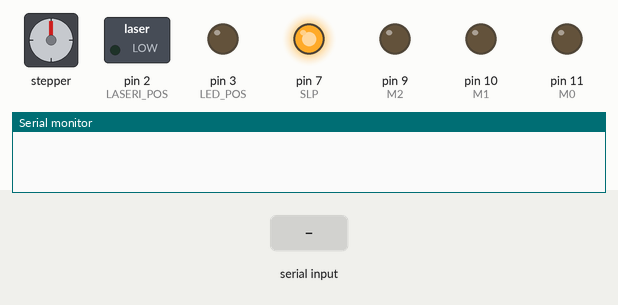
Simulated run of this sketch. Board: Arduino Uno, built with avr-gcc and run on an emulated ATmega328P. Parts: stepper motor, switched loads named in the sketch (green lamp = pin HIGH), output pins drawn as LEDs (lit = HIGH), the last lines printed to the serial monitor. Wiring (inferred from the names in the program): stepper motor driver (200 steps per turn assumed): step pin 6; direction pin 5; enable pin 12. Inputs (shaded band) come from the test bench. Pins used as bus, display or sensor lines are not drawn.

Above: at 1.2 s.
1.3 s: byte 4 (4) received over Serial
At 2.5 s:
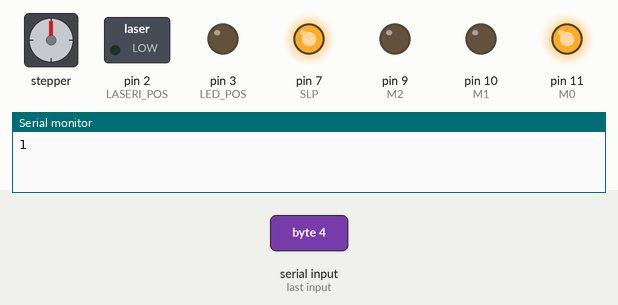
2.8 s: byte 5 (5) received over Serial
At 3.9 s:
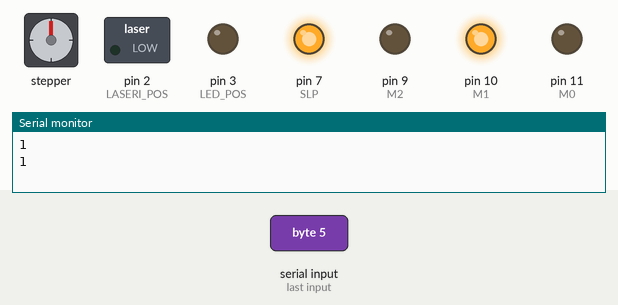
4.3 s: byte 6 (6) received over Serial
At 5.0 s:
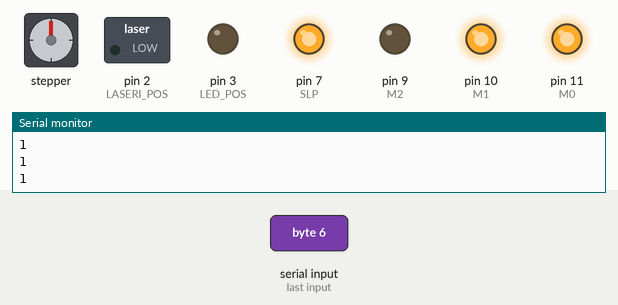
5.8 s: byte 7 (7) received over Serial
At 6.1 s:
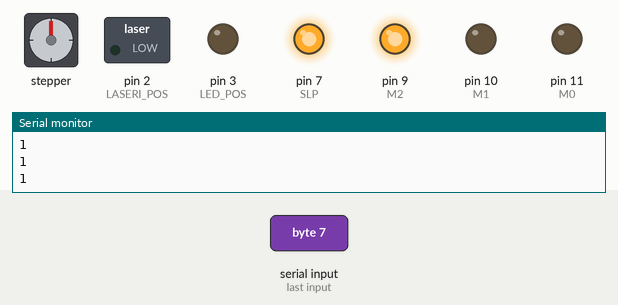
7.3 s: byte 8 (8) received over Serial
At 8.5 s:
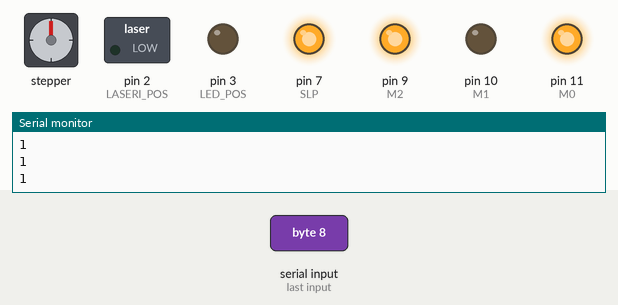
8.8 s: byte 11 (11) received over Serial
At 9.6 s:
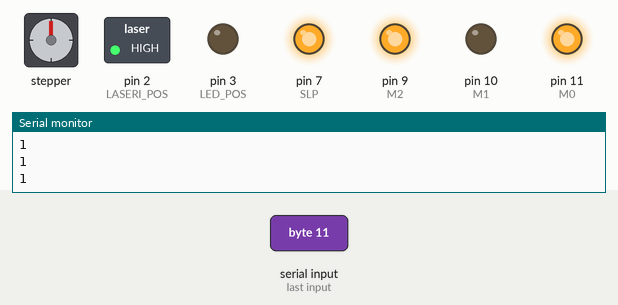
Timing chart, 0 to 11.3 s (numbered marks = the images above; inputs shaded):
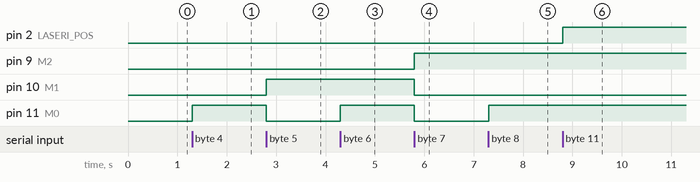

The sketch:

CODIGOARDUINO.ino
```cpp
#define LASERI_POS 2
#define LED_POS 3
#define DIR 5
#define STEP 6
#define SLP 7
#define RST 8
#define M2 9
#define M1 10
#define M0 11
#define EN 12

String data_send;
int data_input = -1;
int vel = 200;

void setup() {
  // put your setup code here, to run once:
  Serial.begin(9600);
  Serial.setTimeout(50);
  pinMode(DIR, OUTPUT);
  pinMode(STEP, OUTPUT);
  pinMode(SLP, OUTPUT);
  pinMode(RST, OUTPUT);
  pinMode(M0, OUTPUT);
  pinMode(M1, OUTPUT);
  pinMode(M2, OUTPUT);
  pinMode(EN, OUTPUT);
  pinMode(LASERI_POS, OUTPUT);
  pinMode(LED_POS, OUTPUT);

  digitalWrite(EN, LOW);
  digitalWrite(M0, LOW);
  digitalWrite(M1, LOW);
  digitalWrite(M2, LOW);

  digitalWrite(LASERI_POS, LOW);
  digitalWrite(LED_POS, LOW);

  digitalWrite(RST, HIGH);
  digitalWrite(SLP, HIGH);
  digitalWrite(DIR, HIGH);
  Serial.flush();
}

void loop() {

  if (Serial.available() > 0) {
    /* "Leemos el dato enviado desde PC"*/

    data_input = Serial.read();


    switch (data_input) {
      case 1:
        digitalWrite(EN, LOW);
        digitalWrite(STEP, HIGH);
        delay(vel);
        digitalWrite(STEP, LOW);
        delay(vel);
        Serial.println(1);
        break;
      case 3:
        digitalWrite(M0, LOW);
        digitalWrite(M1, LOW);
        digitalWrite(M2, LOW);
        Serial.println(1);
        break;
      case 4:
        digitalWrite(M0, HIGH);
        digitalWrite(M1, LOW);
        digitalWrite(M2, LOW);
        Serial.println(1);
        break;
      case 5:
        digitalWrite(M0, LOW);
        digitalWrite(M1, HIGH);
        digitalWrite(M2, LOW);
        Serial.println(1);
        break;
      case 6:
        digitalWrite(M0, HIGH);
        digitalWrite(M1, HIGH);
        digitalWrite(M2, LOW);
        Serial.println(1);
        break;
      case 7:
        digitalWrite(M0, LOW);
        digitalWrite(M1, LOW);
        digitalWrite(M2, HIGH);
        Serial.println(1);
        break;
      case 8:
        digitalWrite(M0, HIGH);
        digitalWrite(M1, LOW);
        digitalWrite(M2, HIGH);
        Serial.println(1);
        break;
      case 9:
        digitalWrite(EN, HIGH);
        Serial.println(1);
        break;
      case 10:
        digitalWrite(LASERI_POS, LOW);
        Serial.println(1);
        break;
      case 11:
        digitalWrite(LASERI_POS, HIGH);
        Serial.println(1);
        break;
      case 12:
        digitalWrite(LED_POS, HIGH);
        Serial.println(1);
        break;
      case 13:
        digitalWrite(LED_POS, LOW);
        Serial.println(1);
        break;
      default:
        Serial.println(0);
        break;
    }
  }
  data_input = -1;
}
```

Measured:
- after the input at 1.3 s, pin 11 (M0): LOW → HIGH at once
- after the input at 2.8 s, pin 10 (M1): LOW → HIGH at once; pin 11 (M0): HIGH → LOW at once
- after the input at 4.3 s, pin 11 (M0): LOW → HIGH at once
- after the input at 5.8 s, pin 9 (M2): LOW → HIGH at once; pin 10 (M1), pin 11 (M0): HIGH → LOW at once
- after the input at 7.3 s, pin 11 (M0): LOW → HIGH at once
- after the input at 8.8 s, pin 2 (LASERI_POS): LOW → HIGH at once
